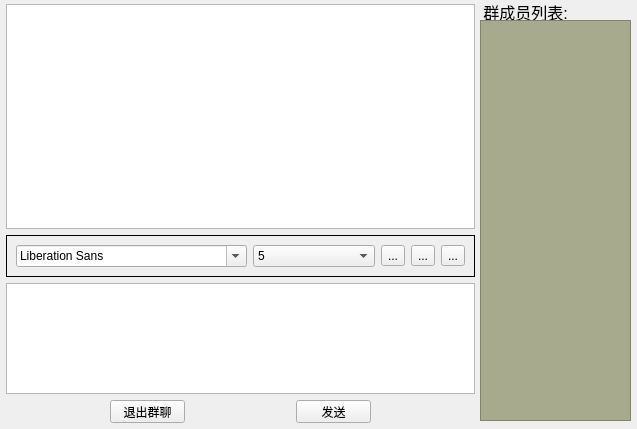
<?xml version="1.0" encoding="UTF-8"?>
<ui version="4.0">
 <class>GroupChatWidget</class>
 <widget class="QWidget" name="GroupChatWidget">
  <property name="geometry">
   <rect>
    <x>0</x>
    <y>0</y>
    <width>637</width>
    <height>429</height>
   </rect>
  </property>
  <property name="minimumSize">
   <size>
    <width>637</width>
    <height>429</height>
   </size>
  </property>
  <property name="maximumSize">
   <size>
    <width>637</width>
    <height>429</height>
   </size>
  </property>
  <property name="windowTitle">
   <string>Form</string>
  </property>
  <widget class="QFrame" name="frame">
   <property name="geometry">
    <rect>
     <x>6</x>
     <y>235</y>
     <width>469</width>
     <height>42</height>
    </rect>
   </property>
   <property name="frameShape">
    <enum>QFrame::Box</enum>
   </property>
   <layout class="QHBoxLayout" name="horizontalLayout">
    <item>
     <widget class="QFontComboBox" name="fontComboBox"/>
    </item>
    <item>
     <widget class="QComboBox" name="comboBox">
      <item>
       <property name="text">
        <string>5</string>
       </property>
      </item>
      <item>
       <property name="text">
        <string>6</string>
       </property>
      </item>
      <item>
       <property name="text">
        <string>7</string>
       </property>
      </item>
      <item>
       <property name="text">
        <string>8</string>
       </property>
      </item>
      <item>
       <property name="text">
        <string>9</string>
       </property>
      </item>
      <item>
       <property name="text">
        <string>10</string>
       </property>
      </item>
      <item>
       <property name="text">
        <string>11</string>
       </property>
      </item>
      <item>
       <property name="text">
        <string>12</string>
       </property>
      </item>
      <item>
       <property name="text">
        <string>13</string>
       </property>
      </item>
      <item>
       <property name="text">
        <string>14</string>
       </property>
      </item>
      <item>
       <property name="text">
        <string>15</string>
       </property>
      </item>
      <item>
       <property name="text">
        <string>16</string>
       </property>
      </item>
     </widget>
    </item>
    <item>
     <widget class="QToolButton" name="toolButton">
      <property name="statusTip">
       <string>加粗</string>
      </property>
      <property name="text">
       <string>...</string>
      </property>
      <property name="icon">
       <iconset resource="aaa.qrc">
        <normaloff>:/加粗</normaloff>:/加粗</iconset>
      </property>
      <property name="checkable">
       <bool>true</bool>
      </property>
     </widget>
    </item>
    <item>
     <widget class="QToolButton" name="toolButton_2">
      <property name="statusTip">
       <string>斜体</string>
      </property>
      <property name="text">
       <string>...</string>
      </property>
      <property name="icon">
       <iconset resource="aaa.qrc">
        <normaloff>:/斜体</normaloff>:/斜体</iconset>
      </property>
     </widget>
    </item>
    <item>
     <widget class="QToolButton" name="toolButton_3">
      <property name="statusTip">
       <string>下划线</string>
      </property>
      <property name="text">
       <string>...</string>
      </property>
      <property name="icon">
       <iconset resource="aaa.qrc">
        <normaloff>:/下划线</normaloff>:/下划线</iconset>
      </property>
     </widget>
    </item>
   </layout>
  </widget>
  <widget class="QTextEdit" name="textEdit">
   <property name="geometry">
    <rect>
     <x>6</x>
     <y>4</y>
     <width>469</width>
     <height>225</height>
    </rect>
   </property>
   <property name="readOnly">
    <bool>true</bool>
   </property>
  </widget>
  <widget class="QTextEdit" name="textEdit_2">
   <property name="geometry">
    <rect>
     <x>6</x>
     <y>283</y>
     <width>469</width>
     <height>111</height>
    </rect>
   </property>
   <property name="maximumSize">
    <size>
     <width>469</width>
     <height>111</height>
    </size>
   </property>
  </widget>
  <widget class="QPushButton" name="pushButton">
   <property name="geometry">
    <rect>
     <x>296</x>
     <y>400</y>
     <width>75</width>
     <height>23</height>
    </rect>
   </property>
   <property name="text">
    <string>发送</string>
   </property>
  </widget>
  <widget class="QPushButton" name="pushButton_2">
   <property name="geometry">
    <rect>
     <x>110</x>
     <y>400</y>
     <width>75</width>
     <height>23</height>
    </rect>
   </property>
   <property name="text">
    <string>退出群聊</string>
   </property>
  </widget>
  <widget class="QListWidget" name="listWidget">
   <property name="geometry">
    <rect>
     <x>480</x>
     <y>20</y>
     <width>151</width>
     <height>401</height>
    </rect>
   </property>
   <property name="minimumSize">
    <size>
     <width>151</width>
     <height>20</height>
    </size>
   </property>
   <property name="maximumSize">
    <size>
     <width>151</width>
     <height>555555</height>
    </size>
   </property>
   <property name="styleSheet">
    <string notr="true">background-color: rgb(167, 170, 140);</string>
   </property>
  </widget>
  <widget class="QLabel" name="label">
   <property name="geometry">
    <rect>
     <x>480</x>
     <y>0</y>
     <width>91</width>
     <height>20</height>
    </rect>
   </property>
   <property name="text">
    <string>&lt;html&gt;&lt;head/&gt;&lt;body&gt;&lt;p align=&quot;center&quot;&gt;&lt;span style=&quot; font-size:12pt;&quot;&gt;群成员列表:&lt;/span&gt;&lt;/p&gt;&lt;/body&gt;&lt;/html&gt;</string>
   </property>
  </widget>
 </widget>
 <resources>
  <include location="aaa.qrc"/>
 </resources>
 <connections/>
</ui>
